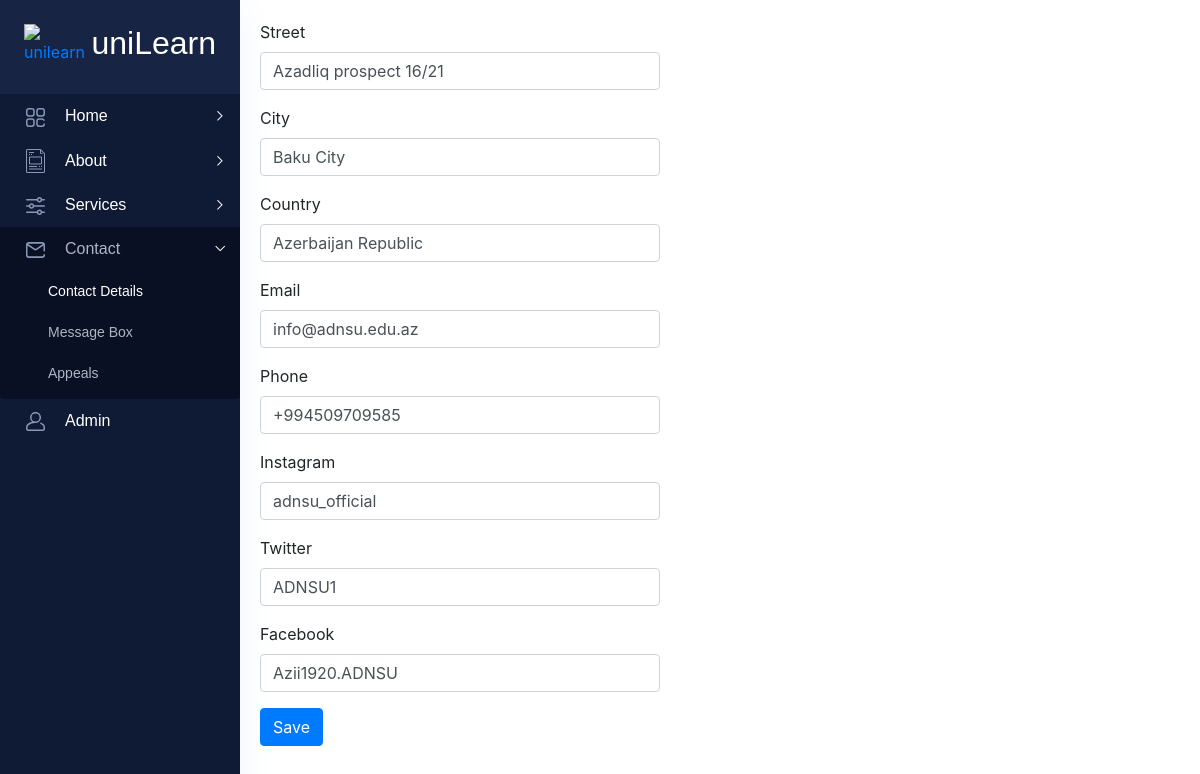
The page /admin/contact.php (signed in) on the database its author committed.
### tables this page shows
CREATE TABLE IF NOT EXISTS `contact` (
  `street` varchar(50) DEFAULT NULL,
  `city` varchar(50) DEFAULT NULL,
  `country` varchar(50) DEFAULT NULL,
  `email` varchar(50) DEFAULT NULL,
  `phone` varchar(50) DEFAULT NULL,
  `instagram` varchar(50) DEFAULT NULL,
  `twitter` varchar(50) DEFAULT NULL,
  `facebook` varchar(50) DEFAULT NULL
);

### admin/contact.php (the view, shortened to what this page needs)
<?php
include_once "../config.php";
    $sql = "SELECT * FROM contact";
    $run = mysqli_query($conn, $sql);
    $contact = mysqli_fetch_assoc($run);
?>
<!DOCTYPE html>
<html lang="zxx">
<head>
    <?php include_once "includes/head.php" ?>
</head>
<body class="crm_body_bg">
    <?php include_once "includes/navbar.php" ?>
    <section class="main_content dashboard_part large_header_bg">
        <form method="POST" action="save.php" style="margin: 20px;">
            <div class="mb-3">
                <label for="" class="form-label" >Street</label>
                <input style="width:400px" class="form-control" name="street" value="<?=$contact['street']?>">
            </div>
            <div class="mb-3">
                <label for="" class="form-label">City</label>
                <input style="width:400px"  class="form-control" name="city" value="<?=$contact['city']?>">
            </div>
            <div class="mb-3">
                <label for="" class="form-label">Country</label>
                <input style="width:400px"  class="form-control" name="country" value="<?=$contact['country']?>">
            </div>
            <div class="mb-3">
                <label for="" class="form-label">Email</label>
                <input style="width:400px"  class="form-control" name="email" value="<?=$contact['email']?>">
            </div>
            <div class="mb-3">
                <label for="" class="form-label">Phone</label>
                <input style="width:400px"  class="form-control" name="phone" value="<?=$contact['phone']?>">
            </div><div class="mb-3">
                <label for="" class="form-label">Instagram</label>
                <input style="width:400px"  class="form-control" name="instagram" value="<?=$contact['instagram']?>">
            </div><div class="mb-3">
                <label for="" class="form-label">Twitter</label>
                <input style="width:400px"  class="form-control" name="twitter" value="<?=$contact['twitter']?>">
            </div><div class="mb-3">
                <label for="" class="form-label">Facebook</label>
                <input style="width:400px"  class="form-control" name="facebook" value="<?=$contact['facebook']?>">
            </div>
            <button type="submit" class="btn btn-primary">Save</button>
        </form>
    </section>
</body>
</html>

### rows shown on the page
contact: street "Azadliq prospect 16/21", city "Baku City", country "Azerbaijan Republic", email "info@adnsu.edu.az", phone "+994509709585", instagram "adnsu_official", twitter "ADNSU1", facebook "Azii1920.ADNSU"
